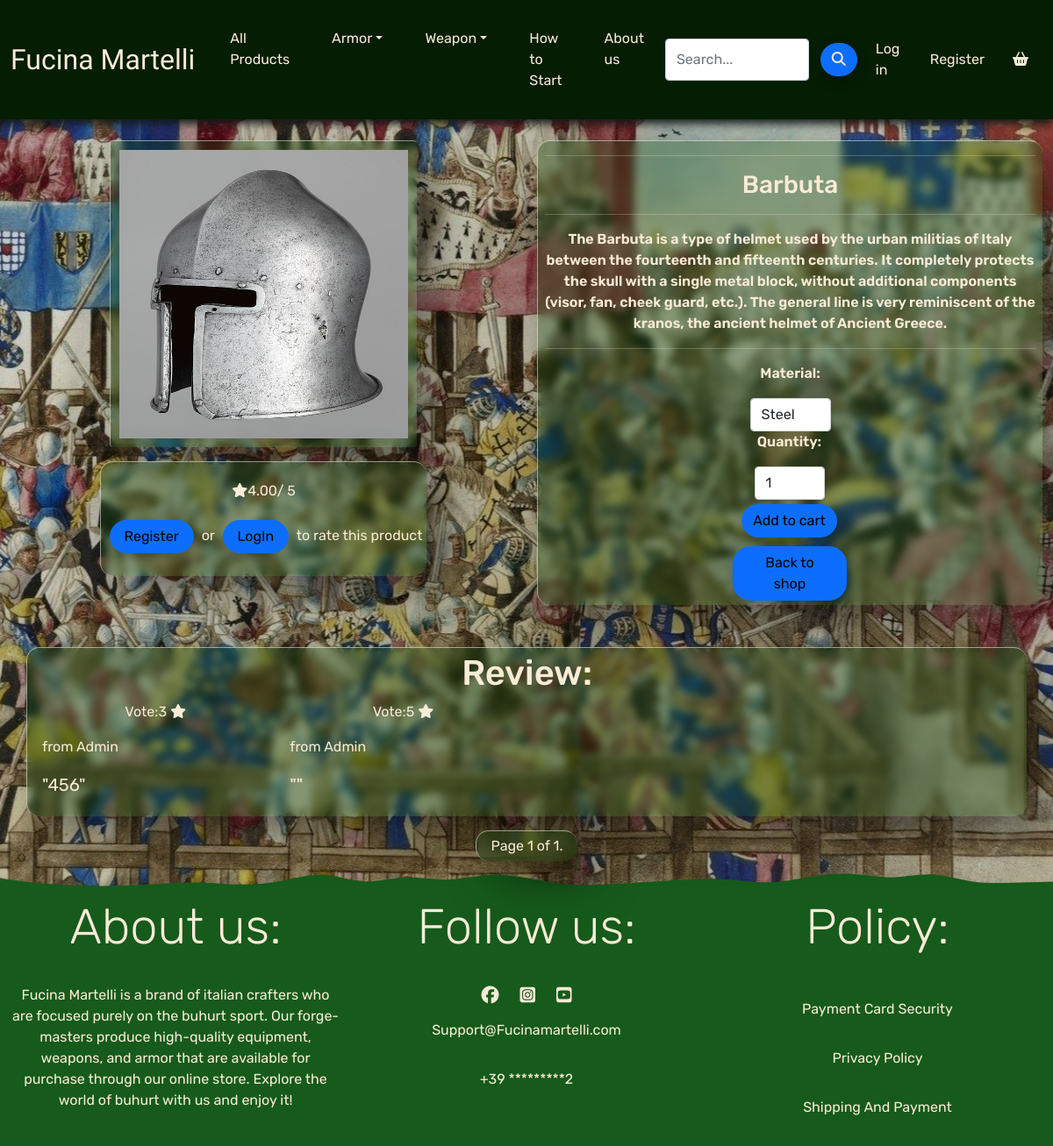
Screenshot of /products/2/ with the database file from the repository.
### products/models.py (models this page shows, shortened)
class Product(models.Model):
    category = models.ForeignKey('Category', null=True, blank=True, on_delete=models.SET_NULL)
    sku = models.CharField(max_length=254, null=True, blank=True)
    name = models.CharField(max_length=254)
    description = models.TextField()
    price = models.DecimalField(max_digits=6, decimal_places=2)
    image_url = models.URLField(max_length=1024, null=True, blank=True)
    image = models.ImageField(null=True, blank=True)
    discount = models.CharField(max_length=100,
                  choices=DISCOUNT, default=1)
    material = models.CharField(max_length=100)
    def get_rating(self):
        total = sum(int(review['stars']) for review in self.reviews.values())
        return total / self.reviews.count()

class ProductReview(models.Model):
    product = models.ForeignKey(Product, related_name='reviews', on_delete=models.CASCADE)
    user = models.ForeignKey(User, related_name='reviews', on_delete=models.CASCADE)
    content = models.TextField(blank=True, null=True)
    stars = models.IntegerField()
    account = models.ForeignKey(Account, on_delete=models.SET_NULL, null=True, blank=True, related_name='reviews')

### accounts/models.py (models this page shows)
class Account(models.Model):
    user = models.OneToOneField(User, on_delete=models.CASCADE)
    full_name = models.CharField(max_length=50, blank=True, null=True)
    phone_number = models.CharField(max_length=20, blank=True, null=True)
    email_address = models.CharField(max_length=100, blank=True, default="", null=True)
    country = models.CharField(max_length=40, blank=True, null=True)
    postcode = models.CharField(max_length=20, blank=True, null=True)
    town_or_city = models.CharField(max_length=40, blank=True, null=True)
    street_address1 = models.CharField(max_length=40, blank=True, null=True)
    street_address2 = models.CharField(max_length=40, blank=True, null=True)
    county = models.CharField(max_length=40, blank=True, null=True)
    def __str__(self):
        return self.user.username

### products/views.py (the view)
# urls.py: path('<product_id>/', views.product_detail, name='product_detail'),
def product_detail(request, product_id):
    product = get_object_or_404(Product, pk=product_id)
    reviews = ProductReview.objects.filter(product=product_id)
    paginator = Paginator(reviews, 10) # Show 10 reviews per page.
    page_number = request.GET.get('page')
    page_reviews = paginator.get_page(page_number)
    context = {
        'product': product,
        'page_reviews': page_reviews,
    }
    return render(request, 'products/product_detail.html', context)

### cart/contexts.py (called while the page is built, shortened)
def cart_contents(request):
    cart = request.session.get('cart', {})
    cart_items = []
    total_product = 0
    product_count = 0
    total = 0
    quantity = 0
    return {'cart_items': cart_items, 'total': total, 'product_count': product_count}

### products/templates/products/product_detail.html (shortened to what this page needs)
{% extends 'base.html' %}
{% load static %}
{% block content %}
<div class="container-fluid justify-content-center">
    <div class="row">
        <div class="inner-card-detail text-center col-12 col-md-6">
            <img src="{{ product.image.url }}" class="img-fluid rounded img-detail mt-3" alt="{{ product.name }}">
            <br>
            <div class="table-glass center">
                {% if product.get_rating != 0 %}
                <p class="mt-3"><i class="fas fa-star mr-1"></i>{{ product.get_rating|floatformat:2 }}/ 5</p>
                {% else %}
                <p class="mt-3">No Rating</p>
                {% endif %}
                {% if user.is_authenticated %}
                <a class="btn btn-primary px-3" href="{% url 'product_review' product.id %}">rate this gear!
                </a>
                {% else %}
                <p>
                    <a class="btn btn-primary px-3" href="{% url 'account_signup' %}">Register
                    </a>
                    or
                    <a class="btn btn-primary px-3" href="{% url 'account_login' %}">LogIn
                    </a>
                    to rate this product
                </p>
                {% endif %}
            </div>
        </div>
        <div class="inner-card-detail text-center col-12 col-md-6">
            <div class="justify-content-between align-items-center text-center mt-3 px-2 card-detail">
                <hr>
                <h3 class="font-weight-bold">{{ product.name }}</h3>
                <hr>
                <p>
                    {{ product.description }}
                </p>
                <hr>
                <form class="form" action="{% url 'add_to_cart' product.id %}" method="POST">
                    <div class="form-row">
                        <div class="col-sm-12 col-md-4 center">
                            <div class="form-group">
                                <div class="input-group align-middle center">
                                    <div class="col-12">
                                        <p>Material:</p>
                                        <select class="form-control w-md-50 center" name="material"
                                            id='id_product_material' data-item_material="{{ product.material }}">
                                            <option value="steel" selected>Steel</option>
                                        </select>
                                    </div>
                                    <div class="col-12">
                                        <p>Quantity:</p>
                                        <input class="form-control qty-input w-md-50 center" name="quantity"
                                            type="number" value="1" min="1" max="10" data-item_id="{{ product.id }}"
                                            id="id_qty_{{ product.id }}">
                                        <span class="input-group-btn">
                                            <button type="submit" class="btn btn-primary amend-btn">Add to cart</button>
                                        </span>
                                    </div>
                                    <span>
                                        <a class="btn btn-primary px-3" href="{% url 'products' %}">Back to
                                            shop</a>
                                    </span>
                                </div>
                            </div>
                        </div>
                    </div>
                </form>
            </div>
        </div>
    </div>
    <div class="container review mt-5">
        <div class="row table-glass">
            <div class="col-12">
                <h1 class="center">Review:</h1>
            </div>
            {% for reviews in page_reviews %}
            <div class="col-12 col-md-4 col-lg-3 review">
                <p class="center">Vote:{{ reviews.stars }} <i class="fas fa-star mr-1"></i></p>
                <p> from {{ reviews.account }}</p>
                <blockquote class="blockquote">
                    <p>
                        "{{ reviews.content|truncatechars:50 }}"
                    </p>
                </blockquote>
            </div>
            {% empty %}
            <p> There are no reviews for this product</p>
            {% endfor %}
        </div>
        <div class="row center table-glass paginator">
            <span class="col-12 step-links">
                <span class="current">
                    Page {{ page_reviews.number }} of {{ page_reviews.paginator.num_pages }}.
                </span>
            </span>
        </div>
    </div>
</div>
{% endblock %}

### static/css/style.css (style rules this page uses)
body { background-image: url(/media/bg.jpg); background-position-x: center; background-size: initial; background-attachment: fixed; padding-top: 9em; font-family: 'Rubik', sans-serif; color: antiquewhite; overflow-x: hidden; }
.center { display: block; margin-left: auto; margin-right: auto; width: fit-content; }
a, li, span { text-decoration: none; color: antiquewhite; }
.img-fluid { height: 350px; width: 350px; border-radius: 15px; padding: 10px; }
.btn { margin: 5px; color: #000; border-radius: 20px; text-decoration: none; box-shadow: 0 5px 15px rgba(0, 0, 0, 0.2); }
.card-detail { color: antiquewhite; font-weight: 600; border-radius: 15px; box-shadow: 20px 20px 50px rgba(0, 0, 0, 0.5); background: rgba(3, 66, 6, 0.3); border-top: 1px solid rgba(255, 255, 255, 0.5); border-left: 1px solid rgba(255, 255, 255, 0.5); backdrop-filter: blur(5px); }
.img-detail { padding: 10px; box-shadow: 20px 20px 50px rgba(0, 0, 0, 0.5); background: rgba(3, 66, 6, 0.3); border-top: 1px solid rgba(255, 255, 255, 0.5); border-left: 1px solid rgba(255, 255, 255, 0.5); backdrop-filter: blur(5px); }
.table-glass, .cart-empty { box-shadow: 20px 20px 50px rgba(0, 0, 0, 0.5); background: rgba(3, 66, 6, 0.3); border-top: 1px solid rgba(255, 255, 255, 0.5); border-left: 1px solid rgba(255, 255, 255, 0.5); backdrop-filter: blur(5px); border-radius: 15px; color: antiquewhite; padding: 5px; margin-top: 1rem; }
input::placeholder { color: #464849; }

### rows the page displays
Product: image (picture), get_rating "4.00", name "Barbuta", description "The Barbuta is a type of helmet used by the urban militias of Italy between the fourteenth and fifteenth centuries. It completely protects the skull with a single metal block, without additional components (visor, fan, cheek guard, etc.). The general line is very reminiscent of the kranos, the ancient helmet of Ancient Greece.", material "Steel"
ProductReview: stars "3", account "Admin", content "456"
ProductReview: stars "5", account "Admin"

### other values shown
{{ page_reviews.number }} "1"
{{ page_reviews.paginator.num_pages }} "1"
